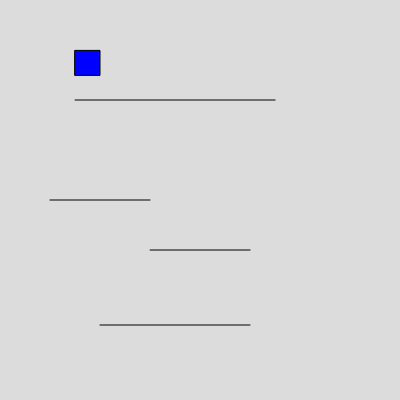
Frame 1 (no input)
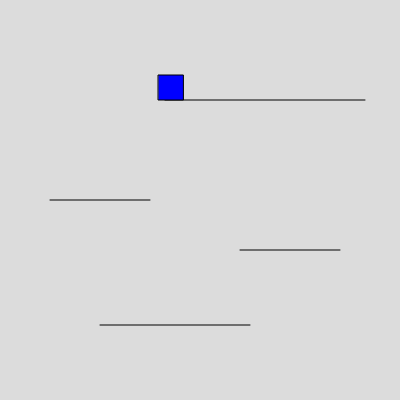
Frame 60 (no input)
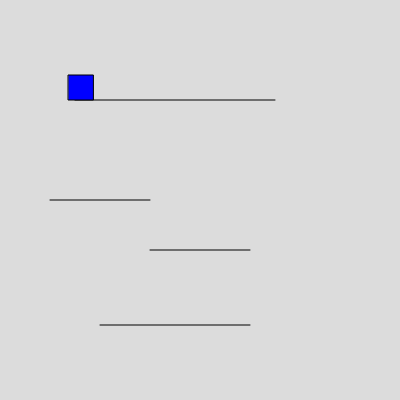
Frame 120 (the mouse pressed at the canvas centre since frame 60)

The p5.js sketch that drew these frames (run headless with seeded random() and noise() and a simulated clock; from frame 60 on, the mouse is pressed at the canvas centre):

// p5.js sketch
// ── sketch.js
let car;
let platforms = [];
const directions = {
  LEFT: 0,
  RIGHT: 1,
  NONE: 2
};

function setup() {
  createCanvas(400, 400);
  car = new Car(75, 50, 25, 25); // x, y, width, height
  car.set_speed(3);
  car.set_jump_height(10);
  car.set_color(color(0, 0, 255));
  car.set_gravity(0.1);

  platforms.push(new Platform(50, 200, 100));
  platforms.push(new Platform(150, 250, 100));
  platforms.push(new Platform(100, 325, 150));
  platforms.push(new Platform(75, 100, 200));
  
  platforms[3].set_moving(true);
  platforms[1].set_moving(true);
}

function draw() {
  background(220);
  for (let i in platforms) {
    platforms[i].draw();
  }
  keyDown();
  car.update();
  car.check_gravity();
  car.draw();
}

function keyDown() {
  if (keyIsDown(LEFT_ARROW)) {
    car.direction = directions.LEFT;
  } else if (keyIsDown(RIGHT_ARROW)) {
    car.direction = directions.RIGHT;
  } else {
    car.direction = directions.NONE;
  }
}

function keyPressed() {
  if (key == ' ') {
    car.jump();
  }
}

class Car {
  constructor(x, y, width, height) {
    this.x = x;
    this.y = y;
    this.speed = 3;
    this.width = width;
    this.height = height;
    this.direction = directions.NONE;
    this.forceY = 0;
    this.gravity = 1;
    this.able_to_jump = false;
    this.jump_height = 25;
    this.c = color(255, 0, 0);
  }
  
  set_speed(speed) { this.speed = speed; }
  set_gravity(gravity) { this.gravity = gravity; }
  set_jump_height(jump) { this.jump_height = jump; }
  set_color(c) { this.c = c; }

  draw() {
    fill(this.c);
    rect(this.x, this.y, this.width, this.height);
  }

  jump() {
    if (this.able_to_jump) {
      this.forceY -= this.jump_height;
    }
  }

  is_on_platform(platform) {
    let adj_height = this.y + this.height;
    let adj_width = this.x + this.width;

    let is_stable_y = adj_height >= platform.y && adj_height <= platform.y + this.forceY;
    let is_stable_x = this.x < platform.x + platform.size && adj_width > platform.x;

    return is_stable_x && is_stable_y;
  }

  check_platform(platform) {
    //   line(0, platform.y + this.forceY, width, platform.y + this.forceY);

    let on_ground = this.at_canvas_boundary();

    // on platform or ground
    if (this.is_on_platform(platform) || on_ground) {
      this.forceY = 0;
      this.y = (on_ground ? height : platform.y) - this.height;
      this.able_to_jump = true;
      return true;
    }

    // falling
    else {
      this.forceY = this.forceY + this.gravity;
 //     this.forceY++;
      this.able_to_jump = false;
      return false;
    }

  }

  at_canvas_boundary() {
    let adj_height = this.y + this.height;
    return adj_height >= height && adj_height <= height + this.forceY;
  }

  check_gravity() {
    for (let i in platforms) {
      if (this.check_platform(platforms[i])) {
        break;
      }
    }
    this.y += this.forceY;
  }

  update() {
    if (this.direction == directions.RIGHT) {
      this.x += this.speed;
    } else if (this.direction == directions.LEFT) {
      this.x -= this.speed;
    }
  }
}

class PlatformMotion {
  constructor() {
    this.moving = false;
    this.is_moving_right = true;
    this.dx = 0;
  }
  update_dx(pixels) {
    if (this.moving) {
      if (this.is_moving_right) {
        this.dx += pixels;
      } else {
        this.dx -= pixels;
      }
      if (this.dx >= 3)
        this.is_moving_right = false;
      if (this.dx <= -3)
        this.is_moving_right = true;
    }
  }
}

class Platform {
  constructor(x, y, size) {
    this.x = x;
    this.y = y;
    this.size = size;
    this.motion = new PlatformMotion();
  }

  set_moving(bool) {
    this.motion.moving = bool;
  }

  draw() {
    this.motion.update_dx(0.1);
    this.x += this.motion.dx;
    if (car.is_on_platform(this)) {
      car.x += this.motion.dx;
    }
    line(this.x, this.y, this.x + this.size, this.y);
  }
}
